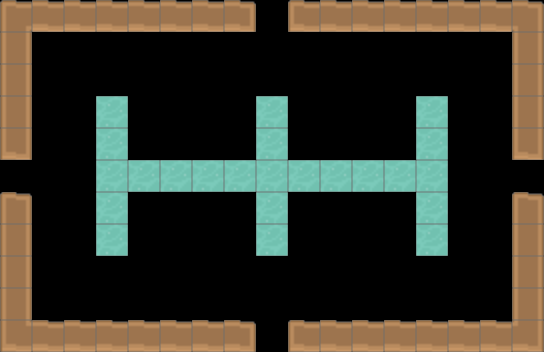

The image is a tile-based game level rendered from a .tmx file. Its description and complete source (layers, tilesets, objects, tile grids) follow:
An orthogonal 17x11 tile map with 32x32 px tiles, 3 tile layers (TileLayer, EntityLayer, DestructibleLayer) and 8 objects (Chased3, Chaser1, Chaser3, Chaser4, Chased4, ...).

<map version="1.0" tiledversion="1.1.1" orientation="orthogonal" renderorder="right-down" width="17" height="11" tilewidth="32" tileheight="32" infinite="0" nextobjectid="49">
 <properties>
  <property name="doorEast" type="bool" value="true" />
  <property name="doorNorth" type="bool" value="true" />
  <property name="doorSouth" type="bool" value="true" />
  <property name="doorWest" type="bool" value="true" />
  <property name="level" type="int" value="0" />
  <property name="type" type="int" value="2" />
 </properties>
 <tileset firstgid="1" source="testTileSet.tsx" />
 <layer name="TileLayer" width="17" height="11">
  <data encoding="csv">
178,176,176,176,176,176,176,177,0,175,176,176,176,176,176,176,179,
210,0,0,0,0,0,0,0,0,0,0,0,0,0,0,0,210,
210,0,0,0,0,0,0,0,0,0,0,0,0,0,0,0,210,
210,0,0,0,0,0,0,0,0,0,0,0,0,0,0,0,210,
207,0,0,0,0,0,0,0,0,0,0,0,0,0,0,0,207,
0,0,0,0,0,0,0,0,0,0,0,0,0,0,0,0,0,
174,0,0,0,0,0,0,0,0,0,0,0,0,0,0,0,174,
210,0,0,0,0,0,0,0,0,0,0,0,0,0,0,0,210,
210,0,0,0,0,0,0,0,0,0,0,0,0,0,0,0,210,
210,0,0,0,0,0,0,0,0,0,0,0,0,0,0,0,210,
211,176,176,176,176,176,176,177,0,175,176,176,176,176,176,176,212
</data>
 </layer>
 <layer name="EntityLayer" width="17" height="11">
  <data encoding="csv">
0,0,0,0,0,0,0,0,0,0,0,0,0,0,0,0,0,
0,0,0,0,0,0,0,0,0,0,0,0,0,0,0,0,0,
0,0,0,0,0,0,0,0,0,0,0,0,0,0,0,0,0,
0,0,0,0,0,0,0,0,0,0,0,0,0,0,0,0,0,
0,0,0,0,0,0,0,0,0,0,0,0,0,0,0,0,0,
0,0,0,0,0,0,0,0,0,0,0,0,0,0,0,0,0,
0,0,0,0,0,0,0,0,0,0,0,0,0,0,0,0,0,
0,0,0,0,0,0,0,0,0,0,0,0,0,0,0,0,0,
0,0,0,0,0,0,0,0,0,0,0,0,0,0,0,0,0,
0,0,0,0,0,0,0,0,0,0,0,0,0,0,0,0,0,
0,0,0,0,0,0,0,0,0,0,0,0,0,0,0,0,0
</data>
 </layer>
 <layer name="DestructibleLayer" width="17" height="11">
  <data encoding="csv">
0,0,0,0,0,0,0,0,0,0,0,0,0,0,0,0,0,
0,0,0,0,0,0,0,0,0,0,0,0,0,0,0,0,0,
0,0,0,0,0,0,0,0,0,0,0,0,0,0,0,0,0,
0,0,0,370,0,0,0,0,370,0,0,0,0,370,0,0,0,
0,0,0,370,0,0,0,0,370,0,0,0,0,370,0,0,0,
0,0,0,370,370,370,370,370,370,370,370,370,370,370,0,0,0,
0,0,0,370,0,0,0,0,370,0,0,0,0,370,0,0,0,
0,0,0,370,0,0,0,0,370,0,0,0,0,370,0,0,0,
0,0,0,0,0,0,0,0,0,0,0,0,0,0,0,0,0,
0,0,0,0,0,0,0,0,0,0,0,0,0,0,0,0,0,
0,0,0,0,0,0,0,0,0,0,0,0,0,0,0,0,0
</data>
 </layer>
 <objectgroup name="EnemyLayer">
  <object id="41" name="Chased3" x="49.8637" y="47.1666">
   <properties>
    <property name="enemyID" type="int" value="2" />
    <property name="type" type="int" value="0" />
   </properties>
  </object>
  <object id="42" name="Chaser1" x="175.106" y="141.348">
   <properties>
    <property name="enemyID" type="int" value="0" />
    <property name="type" type="int" value="2" />
   </properties>
  </object>
  <object id="43" name="Chaser3" x="206.955" y="141.712">
   <properties>
    <property name="enemyID" type="int" value="0" />
    <property name="type" type="int" value="2" />
   </properties>
  </object>
  <object id="44" name="Chaser4" x="335.197" y="207.833">
   <properties>
    <property name="enemyID" type="int" value="0" />
    <property name="type" type="int" value="2" />
   </properties>
  </object>
  <object id="45" name="Chased4" x="491.864" y="299.833">
   <properties>
    <property name="enemyID" type="int" value="2" />
    <property name="type" type="int" value="0" />
   </properties>
  </object>
  <object id="46" name="Chaser2" x="366.864" y="206.833">
   <properties>
    <property name="enemyID" type="int" value="0" />
    <property name="type" type="int" value="0" />
   </properties>
  </object>
  <object id="47" name="Chased1" x="350.985" y="143.318">
   <properties>
    <property name="enemyID" type="int" value="2" />
    <property name="type" type="int" value="0" />
   </properties>
  </object>
  <object id="48" name="Chased2" x="191.5" y="205.833">
   <properties>
    <property name="enemyID" type="int" value="2" />
    <property name="type" type="int" value="0" />
   </properties>
  </object>
 </objectgroup>
</map>
